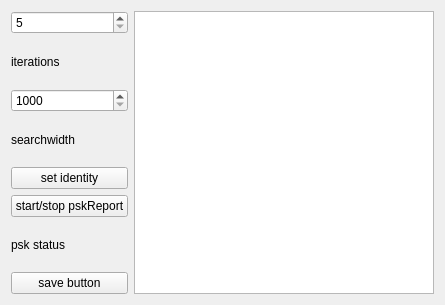
<?xml version="1.0" encoding="UTF-8"?>
<ui version="4.0">
 <class>ft8_widget</class>
 <widget class="QWidget" name="ft8_widget">
  <property name="geometry">
   <rect>
    <x>0</x>
    <y>0</y>
    <width>445</width>
    <height>305</height>
   </rect>
  </property>
  <property name="windowTitle">
   <string>ft8 decoder</string>
  </property>
  <layout class="QHBoxLayout" name="horizontalLayout">
   <item>
    <layout class="QVBoxLayout" name="verticalLayout">
     <item>
      <widget class="QSpinBox" name="iterationSelector">
       <property name="toolTip">
        <string>&lt;html&gt;&lt;head/&gt;&lt;body&gt;&lt;p&gt;Select the maximum number of iterations for the ldpc decoder&lt;/p&gt;&lt;p&gt;&lt;br/&gt;&lt;/p&gt;&lt;/body&gt;&lt;/html&gt;</string>
       </property>
       <property name="minimum">
        <number>5</number>
       </property>
       <property name="maximum">
        <number>83</number>
       </property>
       <property name="singleStep">
        <number>1</number>
       </property>
      </widget>
     </item>
     <item>
      <widget class="QLabel" name="label">
       <property name="text">
        <string>iterations</string>
       </property>
      </widget>
     </item>
     <item>
      <widget class="QSpinBox" name="spectrumwidthSelector">
       <property name="minimum">
        <number>1000</number>
       </property>
       <property name="maximum">
        <number>5500</number>
       </property>
       <property name="singleStep">
        <number>100</number>
       </property>
      </widget>
     </item>
     <item>
      <widget class="QLabel" name="label_3">
       <property name="text">
        <string>searchwidth</string>
       </property>
      </widget>
     </item>
     <item>
      <widget class="QPushButton" name="identityButton">
       <property name="text">
        <string>set identity</string>
       </property>
      </widget>
     </item>
     <item>
      <widget class="QPushButton" name="pskReporterButton">
       <property name="text">
        <string>start/stop pskReport</string>
       </property>
      </widget>
     </item>
     <item>
      <widget class="QLabel" name="pskStatus">
       <property name="text">
        <string>psk status</string>
       </property>
      </widget>
     </item>
     <item>
      <widget class="QPushButton" name="filesaveButton">
       <property name="text">
        <string>save button</string>
       </property>
      </widget>
     </item>
    </layout>
   </item>
   <item>
    <widget class="QListView" name="display"/>
   </item>
  </layout>
 </widget>
 <resources/>
 <connections/>
</ui>
